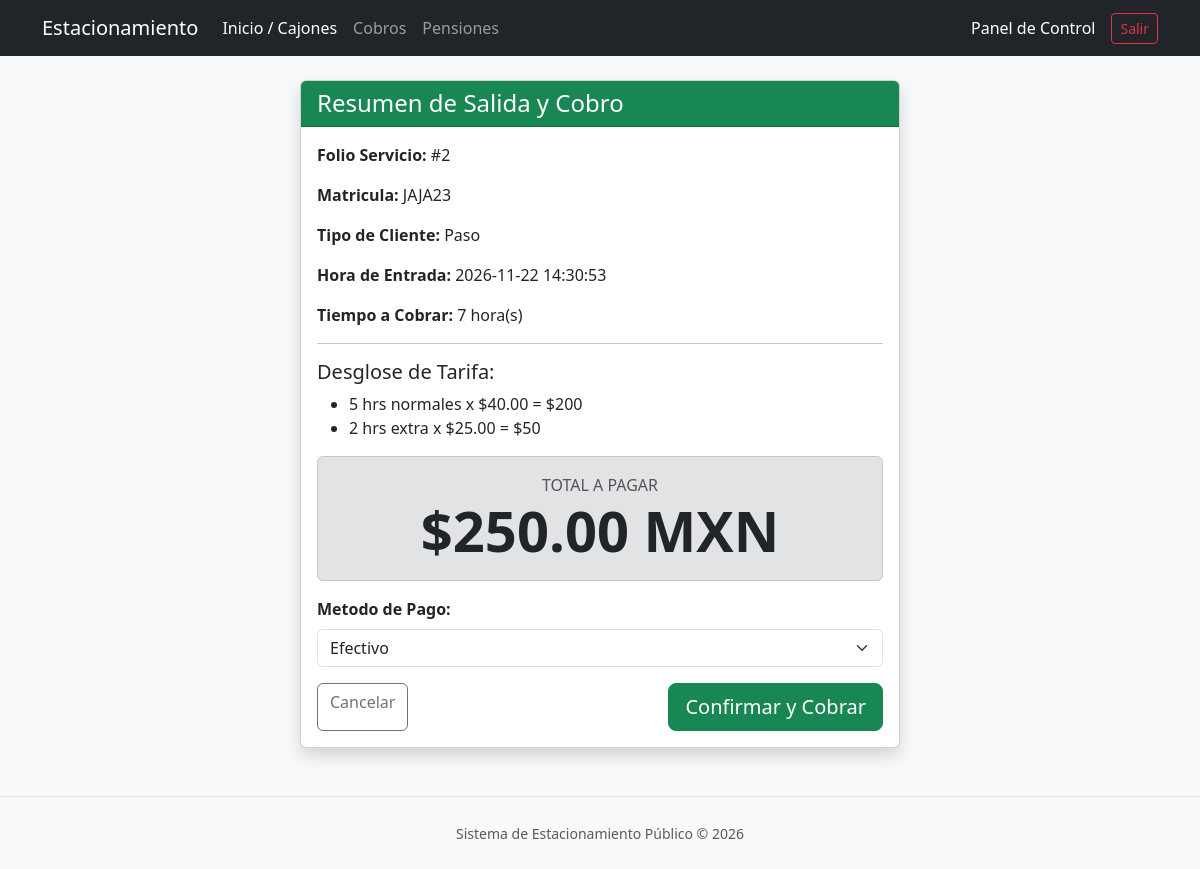
Page /modules/Cobros.php?servicio_id=2 (signed in) on the committed database.
### tables this page shows
CREATE TABLE `servicios` (
  `servicio_id` int(11) NOT NULL AUTO_INCREMENT,
  `vehiculo_id` int(11) DEFAULT NULL,
  `tipo_servicio_id` int(11) DEFAULT NULL,
  `pension_id` int(11) DEFAULT NULL,
  `fecha_hora_entrada` datetime DEFAULT NULL,
  `fecha_hora_salida` datetime DEFAULT NULL,
  `usuario_entrada_id` int(11) DEFAULT NULL,
  `usuario_salida_id` int(11) DEFAULT NULL,
  PRIMARY KEY (`servicio_id`),
  KEY `vehiculo_id` (`vehiculo_id`),
  KEY `tipo_servicio_id` (`tipo_servicio_id`),
  KEY `pension_id` (`pension_id`),
  KEY `usuario_entrada_id` (`usuario_entrada_id`),
  KEY `usuario_salida_id` (`usuario_salida_id`),
  CONSTRAINT `servicios_ibfk_1` FOREIGN KEY (`vehiculo_id`) REFERENCES `vehiculos` (`vehiculo_id`),
  CONSTRAINT `servicios_ibfk_2` FOREIGN KEY (`tipo_servicio_id`) REFERENCES `tipos_servicio` (`tipo_servicio_id`),
  CONSTRAINT `servicios_ibfk_3` FOREIGN KEY (`pension_id`) REFERENCES `pensiones` (`pension_id`),
  CONSTRAINT `servicios_ibfk_4` FOREIGN KEY (`usuario_entrada_id`) REFERENCES `usuarios` (`usuario_id`),
  CONSTRAINT `servicios_ibfk_5` FOREIGN KEY (`usuario_salida_id`) REFERENCES `usuarios` (`usuario_id`)
);

CREATE TABLE `vehiculos` (
  `vehiculo_id` int(11) NOT NULL AUTO_INCREMENT,
  `matricula` varchar(7) DEFAULT NULL,
  `marca` varchar(30) DEFAULT NULL,
  `modelo` varchar(30) DEFAULT NULL,
  `color` varchar(20) DEFAULT NULL,
  `cliente_id` int(11) DEFAULT NULL,
  PRIMARY KEY (`vehiculo_id`),
  UNIQUE KEY `matricula` (`matricula`),
  KEY `cliente_id` (`cliente_id`),
  CONSTRAINT `vehiculos_ibfk_1` FOREIGN KEY (`cliente_id`) REFERENCES `clientes` (`cliente_id`)
);

CREATE TABLE `tarifas` (
  `tarifa_id` int(11) NOT NULL AUTO_INCREMENT,
  `tipo_servicio_id` int(11) DEFAULT NULL,
  `tipo_cliente_id` int(11) DEFAULT NULL,
  `hora_desde` int(11) DEFAULT NULL,
  `hora_hasta` int(11) DEFAULT NULL,
  `precio` decimal(10,2) DEFAULT NULL,
  `unidad` varchar(5) DEFAULT NULL,
  `activa` tinyint(1) DEFAULT NULL,
  PRIMARY KEY (`tarifa_id`),
  KEY `tipo_servicio_id` (`tipo_servicio_id`),
  KEY `tipo_cliente_id` (`tipo_cliente_id`),
  CONSTRAINT `tarifas_ibfk_1` FOREIGN KEY (`tipo_servicio_id`) REFERENCES `tipos_servicio` (`tipo_servicio_id`),
  CONSTRAINT `tarifas_ibfk_2` FOREIGN KEY (`tipo_cliente_id`) REFERENCES `tipos_cliente` (`tipo_cliente_id`)
);

### modules/Cobros.php (the view, shortened to what this page needs)
<?php
require '../config/conexion.php';
include '../includes/header.php';
function calcularCobro($pdo, $horas, $tipo_cliente) {
    $total = 0;
    $desglose = [];
    $stmtTarifas = $pdo->query("SELECT tarifa_id, precio FROM tarifas");
    $precios = $stmtTarifas->fetchAll(PDO::FETCH_KEY_PAIR);
    $p_paso_normal = $precios[1] ?? 30.00;
    $p_paso_extra  = $precios[2] ?? 25.00;
    if ($tipo_cliente == 'paso') {
        if ($horas <= 5) {
            $total = $horas * $p_paso_normal;
            $desglose[] = ['tarifa_id' => 1, 'horas' => $horas, 'precio' => $p_paso_normal, 'subtotal' => $total, 'texto' => "$horas hrs x $$p_paso_normal = $$total"];
        } else {
            $horas_extra = $horas - 5;
            $sub1 = 5 * $p_paso_normal;
            $sub2 = $horas_extra * $p_paso_extra;
            $total = $sub1 + $sub2;
            $desglose[] = ['tarifa_id' => 1, 'horas' => 5, 'precio' => $p_paso_normal, 'subtotal' => $sub1, 'texto' => "5 hrs normales x $$p_paso_normal = $$sub1"];
            $desglose[] = ['tarifa_id' => 2, 'horas' => $horas_extra, 'precio' => $p_paso_extra, 'subtotal' => $sub2, 'texto' => "$horas_extra hrs extra x $$p_paso_extra = $$sub2"];
        }
    }
    return ['total' => $total, 'desglose' => $desglose];
}
$servicio_id = $_GET['servicio_id'] ?? $_POST['servicio_id'];
$sql = "SELECT s.servicio_id, s.fecha_hora_entrada, v.matricula,
        COALESCE(tc.nombre, 'paso') AS tipo_cliente,
        TIMESTAMPDIFF(HOUR, s.fecha_hora_entrada, NOW()) AS horas_transcurridas
        FROM servicios s
        INNER JOIN vehiculos v ON s.vehiculo_id = v.vehiculo_id
        LEFT JOIN clientes c ON v.cliente_id = c.cliente_id
        LEFT JOIN tipos_cliente tc ON c.tipo_cliente_id = tc.tipo_cliente_id
        WHERE s.servicio_id = :sid AND s.fecha_hora_salida IS NULL LIMIT 1";
$stmt = $pdo->prepare($sql);
$stmt->execute(['sid' => $servicio_id]);
$servicio = $stmt->fetch(PDO::FETCH_ASSOC);
$horas_a_cobrar = max(1, (int)$servicio['horas_transcurridas']);
$calculo = calcularCobro($pdo, $horas_a_cobrar, $servicio['tipo_cliente']);
?>
<div class="container mt-4">
    <div class="card shadow" style="max-width: 600px; margin: auto;">
        <div class="card-header bg-success text-white">
            <h4 class="mb-0">Resumen de Salida y Cobro</h4>
        </div>
        <div class="card-body">
            <p><strong>Folio Servicio:</strong> #<?= $servicio['servicio_id'] ?></p>
            <p><strong>Matricula:</strong> <?= $servicio['matricula'] ?></p>
            <p><strong>Tipo de Cliente:</strong> <?= ucfirst($servicio['tipo_cliente']) ?></p>
            <p><strong>Hora de Entrada:</strong> <?= $servicio['fecha_hora_entrada'] ?></p>
            <p><strong>Tiempo a Cobrar:</strong> <?= $horas_a_cobrar ?> hora(s)</p>
            <hr>
            <h5>Desglose de Tarifa:</h5>
            <ul>
                <?php foreach ($calculo['desglose'] as $linea): ?>
                    <li><?= $linea['texto'] ?></li>
                <?php endforeach; ?>
            </ul>
            <div class="alert alert-secondary text-center my-3">
                <span class="text-muted d-block">TOTAL A PAGAR</span>
                <h1 class="display-4 fw-bold text-dark mb-0">$<?= number_format($calculo['total'], 2) ?> MXN</h1>
            </div>
            <form method="POST">
                <div class="mb-3">
                    <label class="form-label fw-bold">Metodo de Pago:</label>
                    <select name="metodo_pago_id" class="form-select" required>
                        <option value="1">Efectivo</option>
                    </select>
                </div>
                <div class="d-flex justify-content-between">
                    <a href="dashboard.php" class="btn btn-outline-secondary">Cancelar</a>
                    <button type="submit" name="confirmar_cobro" class="btn btn-success btn-lg">Confirmar y Cobrar</button>
                </div>
            </form>
        </div>
    </div>
</div>
<?php include '../includes/footer.php'; ?>

### rows in the picture
servicios: servicio_id "2", vehiculo.matricula "JAJA23", fecha_hora_entrada "2026-11-22 14:30:53"
tarifas: texto "2 hrs extra x $25.00 = $50"

### other values in the picture
$servicio['tipo_cliente'] "Paso"
$horas_a_cobrar "7"
$linea['texto'] "5 hrs normales x $40.00 = $200"
$calculo['total'] "250.00"
